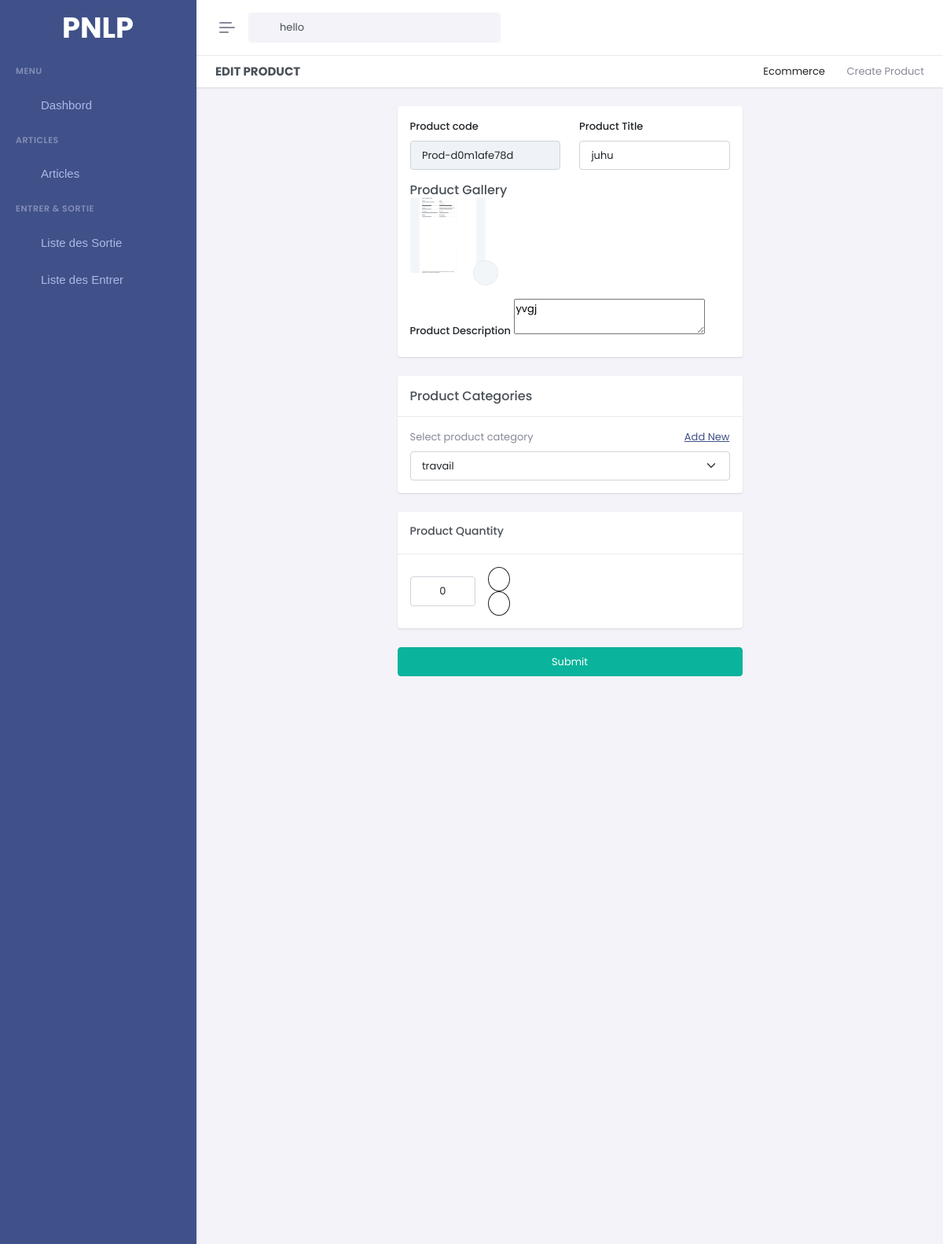
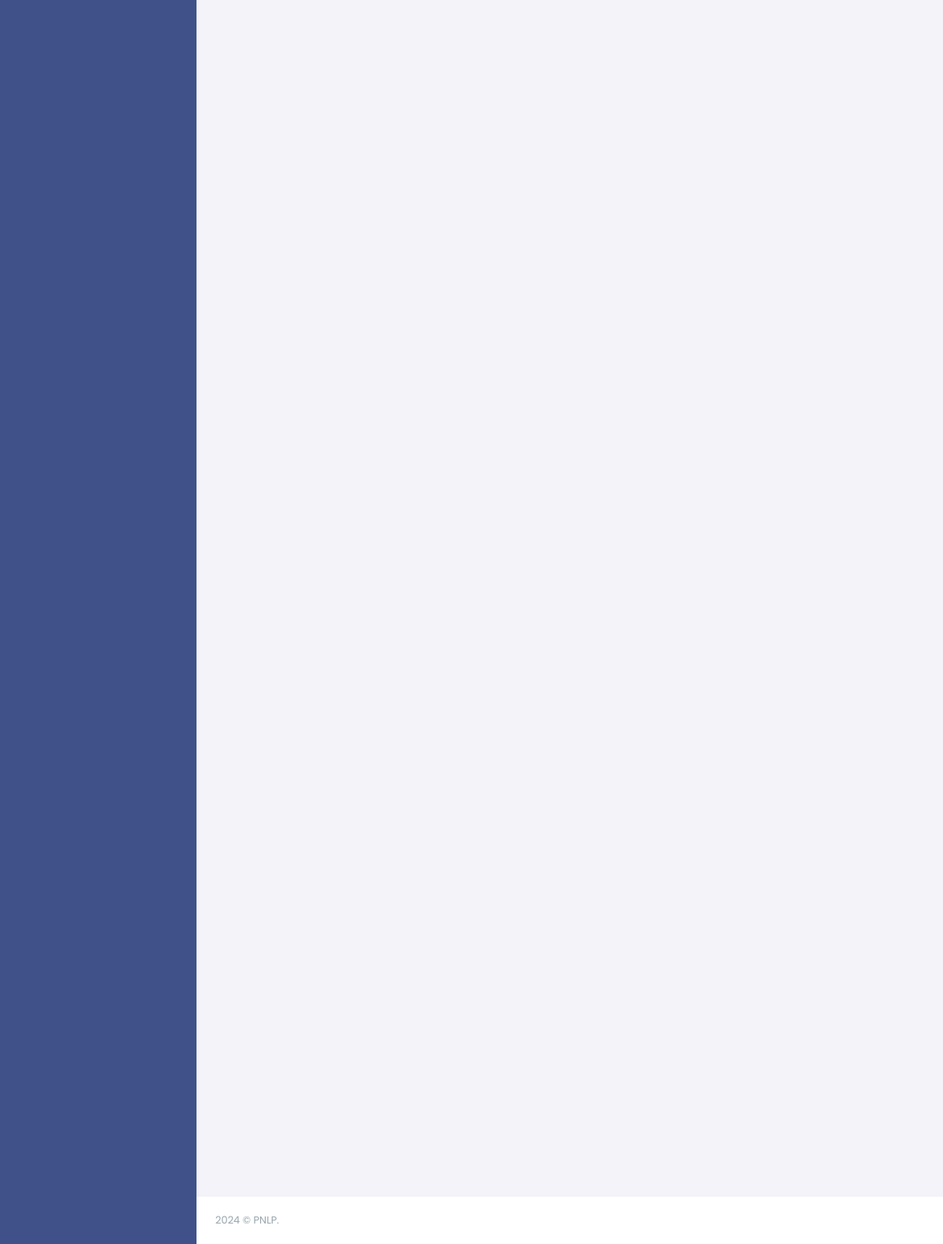
Screenshot of /edit-articles/Prod-d0m1afe78d with the database file from the repository (2 pictures, top to bottom).
### gestion/models.py (models this page shows, shortened)
class Product(models.Model):
    pid = ShortUUIDField(unique=True, length=10, max_length= 20 , alphabet='abcdefghijklmnopqrstuvwxyz1234567890' , editable=False,  prefix='Prod-')
    title = models.CharField(max_length=100, default='untitle product')
    category = models.ForeignKey(Category,on_delete=models.SET_NULL , null=True , related_name='category')
    quantity = models.PositiveIntegerField()
    description = models.TextField()
    image = models.ImageField(default="./new-document.png", null = False,blank= False, upload_to='product_image' )
    created_at = models.DateTimeField(auto_now_add=True)
    updated_at = models.DateTimeField(auto_now=True)

class Category(models.Model):
    cid = ShortUUIDField(unique=True, length=10, max_length= 20 , alphabet='abcdefghijklmnopqrstuvwxyz1234567890' , editable=False,  prefix='Cat-')
    title = models.CharField(max_length=100, default='untitle category')
    created_at = models.DateTimeField(auto_now_add=True)
    updated_at = models.DateTimeField(auto_now=True)

### gestion/views.py (the view, shortened to what this page needs)
# urls.py: path('edit-articles/<pid>',Edit_article, name='edit_article'),
def Edit_article(request, pid):
    product = Product.objects.get(pid=pid)
    categories = Category.objects.all()
    context = {
        'product' :product,
        'categories':categories
    }
    return render(request, 'pages/article/edit_article.html', context )

### gestion/context_processor.py (called while the page is built)
def is_admin(user):
    try:
        admin_profile = AdminProfile.objects.get(user=user)
        return True
    except AdminProfile.DoesNotExist:
        return False

### templates/pages/article/edit_article.html (shortened to what this page needs)
{% extends 'base/base.html' %}
{% load static %}
{% block 'content' %}
<div class="main-content">
    <div class="page-content">
        <div class="container-fluid">
            <div class="row">
                <div class="col-12">
                    <div
                        class="page-title-box d-sm-flex align-items-center justify-content-between bg-galaxy-transparent">
                        <h4 class="mb-sm-0">Edit Product</h4>
                        <div class="page-title-right">
                            <ol class="breadcrumb m-0">
                                <li class="breadcrumb-item"><a href="javascript: void(0);">Ecommerce</a></li>
                                <li class="breadcrumb-item active">Create Product</li>
                            </ol>
                        </div>
                    </div>
                </div>
            </div>
            <form id="createproduct-form" autocomplete="off" class="needs-validation" novalidate method="post"
                enctype="multipart/form-data" action="{% url 'edit_article' product.pid %}">
                <div class="row">
                    <div class="col-md-3"></div>
                    <div class="col-lg-6">
                        <div class="card">
                            <div class="card-body">
                                <div class="row">
                                    <div class="mb-3 col-md-6">
                                        <label class="form-label" for="product-title-input">Product code</label>
                                        <input type="text" class="form-control" id="product-title-input"
                                            value="{{product.pid}}" disabled  name="code" placeholder="Enter product title" required >
                                    </div>
                                    <div class="mb-3 col-md-6">
                                        <label class="form-label" for="product-title-input">Product Title</label>
                                        <input type="text" class="form-control" id="product-title-input"
                                            value="{{product.title}}" name="title" placeholder="Enter product title"
                                            required>
                                    </div>
                                </div>
                                <div class="">
                                    <div class="">
                                        <h5 class="card-title mb-0">Product Gallery</h5>
                                    </div>
                                    <div class="">
                                        <div class="mb-4">
                                            <div class="">
                                                <div class="position-relative d-inline-block">
                                                    <div class="position-absolute top-100 start-100 translate-middle">
                                                        <label for="product-image-input" class="mb-0"
                                                            data-bs-toggle="tooltip" data-bs-placement="right"
                                                            title="Select Image">
                                                            <div class="avatar-xs">
                                                                <div
                                                                    class="avatar-title bg-light border rounded-circle text-muted cursor-pointer">
                                                                    <i class="ri-image-fill"></i>
                                                                </div>
                                                            </div>
                                                        </label>
                                                    </div>
                                                    <div class="avatar-lg">
                                                        <div class="avatar-title bg-light rounded display-4 text-muted">
                                                            <img src="{{product.image.url}}" id="product-img"
                                                                class="avatar-md h-auto">
                                                        </div>
                                                    </div>
                                                </div>
                                            </div>
                                        </div>
                                    </div>
                                </div>
                                <div>
                                    <label>Product Description</label>
                                    <textarea id="ckeditor-classic" name="description"
                                        id="">{{product.description}} </textarea>
                                </div>
                            </div>
                        </div>
                        <div class="card">
                            <div class="card-header">
                                <h5 class="card-title mb-0">Product Categories</h5>
                            </div>
                            <div class="card-body">
                                <p class="text-muted mb-2"> <a href="#" data-bs-toggle="modal"
                                        data-bs-target="#exampleModalPopovers"
                                        class="float-end text-decoration-underline">Add
                                        New</a>Select product category</p>
                                <select class="form-select" id="choices-category-input" name="category"
                                    data-choices data-choices-search-false>
                                    {% for category in categories %}
                                    <option value="{{category.title}}" {% if product.category == category %}
                                        selected {% endif %}>{{category.title}}</option>
                                    {% endfor %}
                                </select>
                            </div>
                        </div>
                        <div class="card">
                            <div class="card-header">
                                <h5 class="fs-14 mb-1">Product Quantity</h5>
                            </div>
                            <div class="card-body">
                                <div class="tab-content">
                                    <div class="tab-pane active" id="addproduct-general-info" role="tabpanel">
                                        <div class="row align-items-center">
                                            <div class="col-3 text-center justify-content-center">
                                                <div class="my-0 mx-0">
                                                    <input type="number" value={{product.quantity}}  name="stock" class="form-control text-center"
                                                        id="stocks-input" placeholder="Stocks" required>
                                                </div>
                                            </div>
                                            <div class="col-1 p-0 text-center justify-content-center" style="flex-direction: column;">
                                                <a class="btn rounded-circle border-dark las la-angle-up p-2 m'1" id="add" ></a>
                                                <a class="btn rounded-circle border-dark las la-angle-down  p-2" id="reduce"></a>
                                            </div>
                                        </div>
                                    </div>
                                </div>
                            </div>
                        </div>
                        <div class="text-end mb-3">
                            <button type="submit" class="btn btn-success w-100">Submit</button>
                        </div>
                    </div>
                    <div class="col-md-3"></div>
                </div>
            </form>
        </div>
    </div>
</div>
{% endblock %}

### rows the page displays
Product: code "Prod-d0m1afe78d", title "juhu", image (picture), description "yvgj", category "travail", stock "0"
